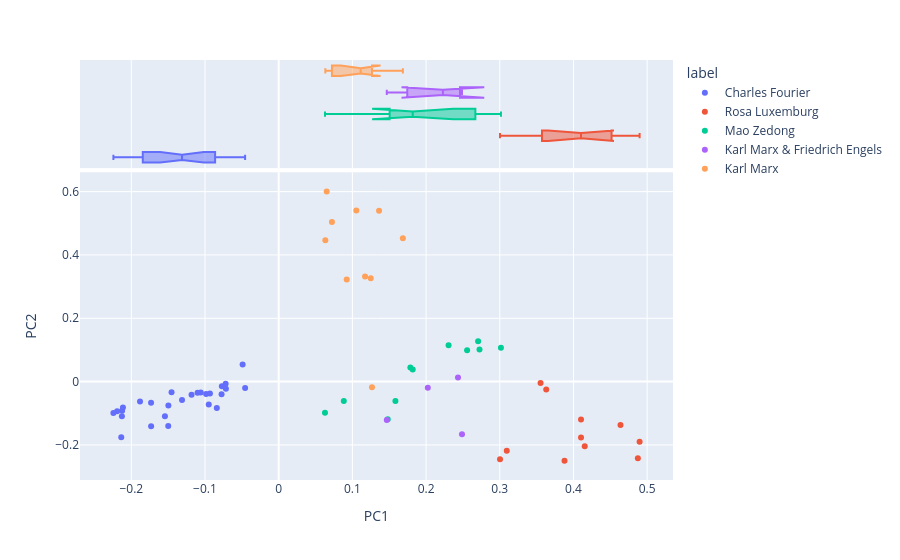

Notebook code cell kept with this figure:
### Markdown cell above
## Chaps, PC 1 and 2

### Code cell
vis_pcs(DCM_c, 1, 2)

### Figure 1 — Plotly figure (JSON) as saved in the notebook; plotly's stock layout.template omitted (floating-point values rounded to 4 significant figures)
{"data": [{"hovertemplate": "<b>%{hovertext}</b><br><br>label=Charles Fourier<br>PC1=%{x}<br>PC2=%{y}<extra></extra>", "hovertext": ["Selections from his Writings", "Selections from his Writings", "Selections from his Writings", "Selections from his Writings", "Selections from his Writings", "Selections from his Writings", "Selections from his Writings", "Selections from his Writings", "Selections from his Writings", "Selections from his Writings", "Selections from his Writings", "Selections from his Writings", "Selections from his Writings", "Selections from his Writings", "Selections from his Writings", "Selections from his Writings", "Selections from his Writings", "Selections from his Writings", "Selections from his Writings", "Selections from his Writings", "Selections from his Writings", "Selections from his Writings", "Selections from his Writings", "Selections from his Writings", "Selections from his Writings", "Selections from his Writings", "Selections from his Writings"], "legendgroup": "Charles Fourier", "marker": {"color": "#636efa", "symbol": "circle"}, "mode": "markers", "name": "Charles Fourier", "orientation": "v", "showlegend": true, "type": "scatter", "x": [-0.2125, -0.1312, -0.1544, -0.1732, -0.2137, -0.09847, -0.09492, -0.07716, -0.04558, -0.072, -0.04894, -0.07165, -0.09329, -0.1499, -0.07754, -0.08397, -0.1497, -0.2128, -0.2193, -0.2114, -0.1732, -0.1101, -0.1882, -0.1183, -0.1058, -0.1454, -0.2243], "xaxis": "x", "y": [-0.09205, -0.05779, -0.109, -0.1412, -0.1753, -0.0393, -0.07199, -0.01434, -0.02014, -0.00706, 0.05421, -0.02223, -0.03712, -0.1405, -0.03973, -0.08361, -0.07542, -0.1093, -0.09393, -0.08209, -0.06697, -0.03523, -0.06256, -0.0412, -0.03409, -0.03346, -0.09945], "yaxis": "y"}, {"alignmentgroup": "True", "hovertemplate": "<b>%{hovertext}</b><br><br>label=Charles Fourier<br>PC1=%{x}<extra></extra>", "hovertext": ["Selections from his Writings", "Selections from his Writings", "Selections from his Writings", "Selections from his Writings", "Selections from his Writings", "Selections from his Writings", "Selections from his Writings", "Selections from his Writings", "Selections from his Writings", "Selections from his Writings", "Selections from his Writings", "Selections from his Writings", "Selections from his Writings", "Selections from his Writings", "Selections from his Writings", "Selections from his Writings", "Selections from his Writings", "Selections from his Writings", "Selections from his Writings", "Selections from his Writings", "Selections from his Writings", "Selections from his Writings", "Selections from his Writings", "Selections from his Writings", "Selections from his Writings", "Selections from his Writings", "Selections from his Writings"], "legendgroup": "Charles Fourier", "marker": {"color": "#636efa", "symbol": "circle"}, "name": "Charles Fourier", "notched": true, "offsetgroup": "Charles Fourier", "showlegend": false, "type": "box", "x": [-0.2125, -0.1312, -0.1544, -0.1732, -0.2137, -0.09847, -0.09492, -0.07716, -0.04558, -0.072, -0.04894, -0.07165, -0.09329, -0.1499, -0.07754, -0.08397, -0.1497, -0.2128, -0.2193, -0.2114, -0.1732, -0.1101, -0.1882, -0.1183, -0.1058, -0.1454, -0.2243], "xaxis": "x2", "yaxis": "y2"}, {"hovertemplate": "<b>%{hovertext}</b><br><br>label=Rosa Luxemburg<br>PC1=%{x}<br>PC2=%{y}<extra></extra>", "hovertext": ["Reform or Revolution", "Reform or Revolution", "Reform or Revolution", "Reform or Revolution", "Reform or Revolution", "Reform or Revolution", "Reform or Revolution", "Reform or Revolution", "Reform or Revolution", "Reform or Revolution", "Reform or Revolution"], "legendgroup": "Rosa Luxemburg", "marker": {"color": "#EF553B", "symbol": "circle"}, "mode": "markers", "name": "Rosa Luxemburg", "orientation": "v", "showlegend": true, "type": "scatter", "x": [0.3095, 0.4874, 0.3554, 0.363, 0.4103, 0.4897, 0.4102, 0.4638, 0.4153, 0.3879, 0.3003], "xaxis": "x", "y": [-0.2183, -0.242, -0.004466, -0.02456, -0.1196, -0.1902, -0.1765, -0.137, -0.2042, -0.2503, -0.2449], "yaxis": "y"}, {"alignmentgroup": "True", "hovertemplate": "<b>%{hovertext}</b><br><br>label=Rosa Luxemburg<br>PC1=%{x}<extra></extra>", "hovertext": ["Reform or Revolution", "Reform or Revolution", "Reform or Revolution", "Reform or Revolution", "Reform or Revolution", "Reform or Revolution", "Reform or Revolution", "Reform or Revolution", "Reform or Revolution", "Reform or Revolution", "Reform or Revolution"], "legendgroup": "Rosa Luxemburg", "marker": {"color": "#EF553B", "symbol": "circle"}, "name": "Rosa Luxemburg", "notched": true, "offsetgroup": "Rosa Luxemburg", "showlegend": false, "type": "box", "x": [0.3095, 0.4874, 0.3554, 0.363, 0.4103, 0.4897, 0.4102, 0.4638, 0.4153, 0.3879, 0.3003], "xaxis": "x2", "yaxis": "y2"}, {"hovertemplate": "<b>%{hovertext}</b><br><br>label=Mao Zedong<br>PC1=%{x}<br>PC2=%{y}<extra></extra>", "hovertext": ["On Correcting Mistaken Ideas in the Party", "On Guerrilla Warfare", "On Guerrilla Warfare", "On Guerrilla Warfare", "On Guerrilla Warfare", "On Guerrilla Warfare", "On Guerrilla Warfare", "On Guerrilla Warfare", "On Practice", "On Tactics Against Japanese Imperialism", "Win the Masses for the Anti-Japanese Front"], "legendgroup": "Mao Zedong", "marker": {"color": "#00cc96", "symbol": "circle"}, "mode": "markers", "name": "Mao Zedong", "orientation": "v", "showlegend": true, "type": "scatter", "x": [0.08834, 0.3016, 0.2706, 0.2725, 0.1787, 0.2305, 0.1818, 0.2557, 0.0628, 0.1584, 0.148], "xaxis": "x", "y": [-0.0609, 0.1068, 0.1274, 0.1012, 0.04497, 0.1145, 0.03814, 0.09869, -0.0982, -0.06147, -0.1187], "yaxis": "y"}, {"alignmentgroup": "True", "hovertemplate": "<b>%{hovertext}</b><br><br>label=Mao Zedong<br>PC1=%{x}<extra></extra>", "hovertext": ["On Correcting Mistaken Ideas in the Party", "On Guerrilla Warfare", "On Guerrilla Warfare", "On Guerrilla Warfare", "On Guerrilla Warfare", "On Guerrilla Warfare", "On Guerrilla Warfare", "On Guerrilla Warfare", "On Practice", "On Tactics Against Japanese Imperialism", "Win the Masses for the Anti-Japanese Front"], "legendgroup": "Mao Zedong", "marker": {"color": "#00cc96", "symbol": "circle"}, "name": "Mao Zedong", "notched": true, "offsetgroup": "Mao Zedong", "showlegend": false, "type": "box", "x": [0.08834, 0.3016, 0.2706, 0.2725, 0.1787, 0.2305, 0.1818, 0.2557, 0.0628, 0.1584, 0.148], "xaxis": "x2", "yaxis": "y2"}, {"hovertemplate": "<b>%{hovertext}</b><br><br>label=Karl Marx & Friedrich Engels<br>PC1=%{x}<br>PC2=%{y}<extra></extra>", "hovertext": ["The Communist Manifesto", "The Communist Manifesto", "The Communist Manifesto", "The Communist Manifesto"], "legendgroup": "Karl Marx & Friedrich Engels", "marker": {"color": "#ab63fa", "symbol": "circle"}, "mode": "markers", "name": "Karl Marx & Friedrich Engels", "orientation": "v", "showlegend": true, "type": "scatter", "x": [0.2433, 0.2023, 0.2487, 0.1467], "xaxis": "x", "y": [0.01319, -0.01945, -0.1663, -0.1216], "yaxis": "y"}, {"alignmentgroup": "True", "hovertemplate": "<b>%{hovertext}</b><br><br>label=Karl Marx & Friedrich Engels<br>PC1=%{x}<extra></extra>", "hovertext": ["The Communist Manifesto", "The Communist Manifesto", "The Communist Manifesto", "The Communist Manifesto"], "legendgroup": "Karl Marx & Friedrich Engels", "marker": {"color": "#ab63fa", "symbol": "circle"}, "name": "Karl Marx & Friedrich Engels", "notched": true, "offsetgroup": "Karl Marx & Friedrich Engels", "showlegend": false, "type": "box", "x": [0.2433, 0.2023, 0.2487, 0.1467], "xaxis": "x2", "yaxis": "y2"}, {"hovertemplate": "<b>%{hovertext}</b><br><br>label=Karl Marx<br>PC1=%{x}<br>PC2=%{y}<extra></extra>", "hovertext": ["Wage Labour and Capital", "Wage Labour and Capital", "Wage Labour and Capital", "Wage Labour and Capital", "Wage Labour and Capital", "Wage Labour and Capital", "Wage Labour and Capital", "Wage Labour and Capital", "Wage Labour and Capital", "Wage Labour and Capital"], "legendgroup": "Karl Marx", "marker": {"color": "#FFA15A", "symbol": "circle"}, "mode": "markers", "name": "Karl Marx", "orientation": "v", "showlegend": true, "type": "scatter", "x": [0.09226, 0.1266, 0.06329, 0.07225, 0.0651, 0.1249, 0.1053, 0.1362, 0.1685, 0.1172], "xaxis": "x", "y": [0.3229, -0.01783, 0.4463, 0.5039, 0.6006, 0.3269, 0.5401, 0.5399, 0.4529, 0.3319], "yaxis": "y"}, {"alignmentgroup": "True", "hovertemplate": "<b>%{hovertext}</b><br><br>label=Karl Marx<br>PC1=%{x}<extra></extra>", "hovertext": ["Wage Labour and Capital", "Wage Labour and Capital", "Wage Labour and Capital", "Wage Labour and Capital", "Wage Labour and Capital", "Wage Labour and Capital", "Wage Labour and Capital", "Wage Labour and Capital", "Wage Labour and Capital", "Wage Labour and Capital"], "legendgroup": "Karl Marx", "marker": {"color": "#FFA15A", "symbol": "circle"}, "name": "Karl Marx", "notched": true, "offsetgroup": "Karl Marx", "showlegend": false, "type": "box", "x": [0.09226, 0.1266, 0.06329, 0.07225, 0.0651, 0.1249, 0.1053, 0.1362, 0.1685, 0.1172], "xaxis": "x2", "yaxis": "y2"}], "layout": {"legend": {"title": {"text": "label"}, "tracegroupgap": 0}, "margin": {"t": 60}, "xaxis": {"anchor": "y", "domain": [0.0, 1.0], "title": {"text": "PC1"}}, "xaxis2": {"anchor": "y2", "domain": [0.0, 1.0], "matches": "x", "showgrid": true, "showticklabels": false}, "yaxis": {"anchor": "x", "domain": [0.0, 0.7326], "title": {"text": "PC2"}}, "yaxis2": {"anchor": "x2", "domain": [0.7426, 1.0], "matches": "y2", "showgrid": false, "showline": false, "showticklabels": false, "ticks": ""}}}
